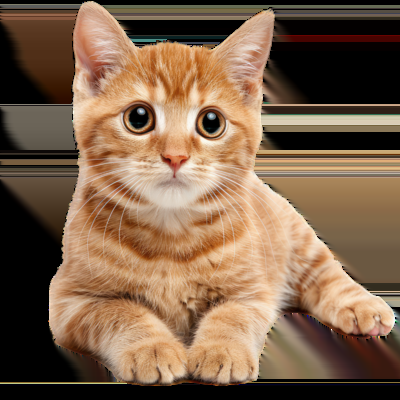
#> input picture cat.png, 400 x 400 px
$ jupyter execute morphological_operations.ipynb
#> lines starting #> are read from the running program, lines starting #| are printed output that depends on the picture; after the words box and inside, x2 and y2 are one past the last pixel; in counts of white or black regions, pixels touching at a corner belong together
[cell 1]
import sys

[cell 2]
import numpy as np
import cv2
import matplotlib.pyplot as plt

[cell 3]
# MORPHOLOGY - manipulations on binary (i.e. thresholded grayscale) images
img = cv2.imread("../cat.png", cv2.IMREAD_GRAYSCALE)
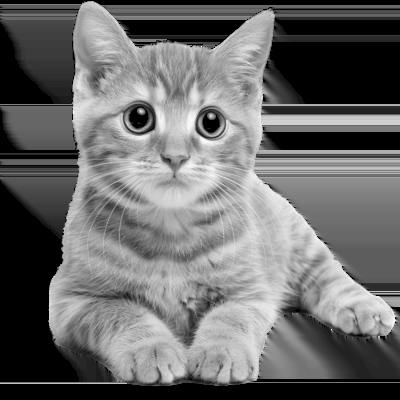
#> img: shape (400, 400); min 0, max 255, mean 107.2
threshold = 127
_, thresholded_img = cv2.threshold(img, threshold, 255, cv2.THRESH_BINARY)
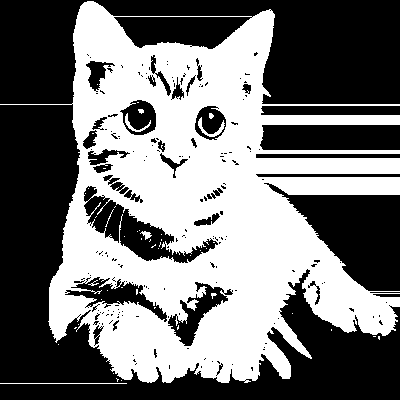
#> thresholded_img: shape (400, 400); 46.2% white; 50 white regions (41 under 20 px), largest, box (x1, y1, x2, y2) and area: (0, 1, 400, 383) 73230, (198, 117, 225, 137) 140, (0, 383, 127, 384) 127
plt.imshow(thresholded_img, cmap='gray')

[cell 4]
# 1. Erosion (each center pixel stays only if the structuring element completely lies in white pixels)
def erode(img, structuring_element=[[0,1,0],[1,1,1],[0,1,0]]):
    H, W = img.shape
#> H = 400; W = 400
    se_h, se_w = len(structuring_element), len(structuring_element[0])
    pad_h, pad_w = se_h // 2, se_w // 2

    # Pad the image to handle border pixels
    padded_img = np.pad(img, ((pad_h, pad_h), (pad_w, pad_w)), mode='constant', constant_values=0)
#> padded_img: shape (402, 402); 45.7% white; 50 white regions (41 under 20 px), largest, box (x1, y1, x2, y2) and area: (1, 2, 401, 384) 73230, (199, 118, 226, 138) 140, (1, 384, 128, 385) 127
    eroded_img = np.zeros_like(img)

    for i in range(H):
        for j in range(W):
            # Extract the region of interest
            roi = padded_img[i:i+se_h, j:j+se_w]
            # Apply erosion: check if structuring element fits completely
            if np.array_equal(roi & structuring_element, structuring_element):
                eroded_img[i, j] = 255  # Set pixel to white
            else:
                eroded_img[i, j] = 0  # Set pixel to black
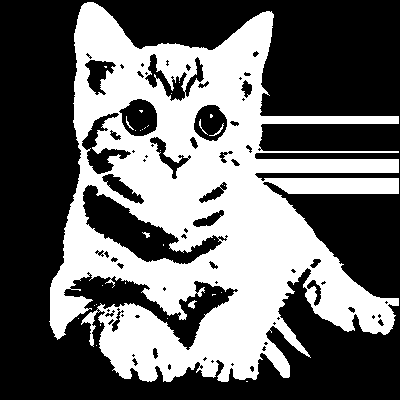
#> eroded_img: shape (400, 400); 41% white; 31 white regions (25 under 20 px), largest, box (x1, y1, x2, y2) and area: (49, 2, 399, 382) 65462, (188, 300, 197, 309) 41, (209, 123, 224, 136) 33, (199, 119, 208, 135) 26, (126, 116, 134, 130) 25, (142, 232, 150, 238) 24

    return eroded_img

# Apply erosion on the thresholded image
eroded_img = erode(thresholded_img)
plt.imshow(eroded_img, cmap='gray')

[cell 5]
# 2. Dilation (each center pixel stays only if the structuring element intersects a white pixel)
def dilate(img, structuring_element=[[0,1,0],[1,1,1],[0,1,0]]):
    H, W = img.shape
#> H = 400; W = 400
    se_h, se_w = len(structuring_element), len(structuring_element[0])
    pad_h, pad_w = se_h // 2, se_w // 2

    # Pad the image to handle border pixels
    padded_img = np.pad(img, ((pad_h, pad_h), (pad_w, pad_w)), mode='constant', constant_values=0)
    dilated_img = np.zeros_like(img)

    for i in range(H):
        for j in range(W):
            # Extract the region of interest
            roi = padded_img[i:i+se_h, j:j+se_w]
            # Apply dilation: check if structuring element intersects
            if np.any(roi & structuring_element):
                dilated_img[i, j] = 255  # Set pixel to white
            else:
                dilated_img[i, j] = 0  # Set pixel to black
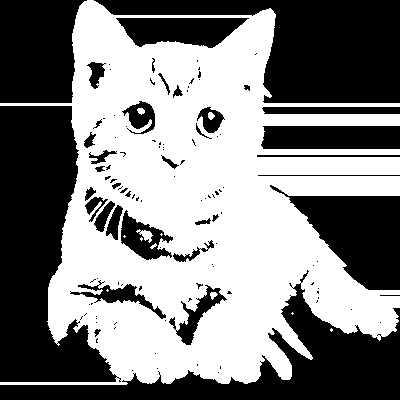
#> dilated_img: shape (400, 400); 51.2% white; 118 black regions (81 under 20 px), largest, box (x1, y1, x2, y2) and area: (0, 106, 121, 382) 19620, (94, 0, 400, 103) 15848, (0, 270, 400, 400) 14102

    return dilated_img

# Apply dilation on the thresholded image
dilated_img = dilate(thresholded_img)
plt.imshow(dilated_img, cmap='gray')

[cell 6]
# Opening removes noise but keeps the general shape by applying erosion then dilation
def opening(img, structuring_element=[[1,1,1],[1,1,1],[1,1,1]]):
    return dilate(erode(img, structuring_element), structuring_element)
#> after the loop in erode (call 2), `for i in range(H):`:
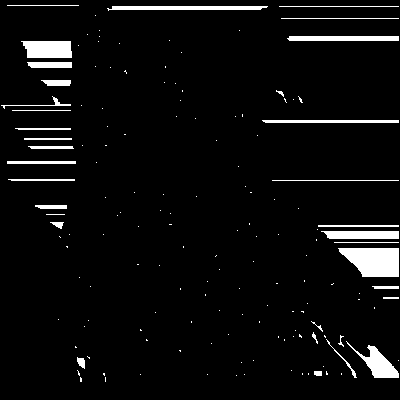
#> eroded_img: shape (400, 400); 4.9% white; 154 white regions (121 under 20 px), largest, box (x1, y1, x2, y2) and area: (338, 248, 399, 277) 1395, (21, 41, 72, 58) 783, (346, 341, 399, 378) 681
#> in dilate (call 2), `padded_img = np.pad(img, ((pad_h, pad_h), (pad_w, pad_w)), mode='const..`:
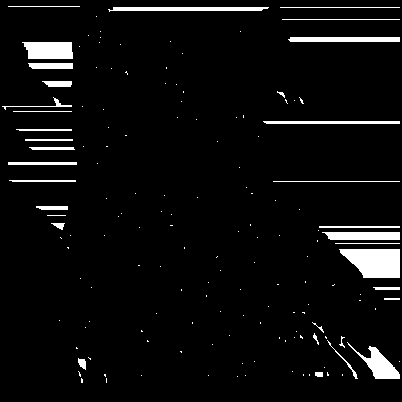
#> padded_img: shape (402, 402); 4.8% white; 154 white regions (121 under 20 px), largest, box (x1, y1, x2, y2) and area: (339, 249, 400, 278) 1395, (22, 42, 73, 59) 783, (347, 342, 400, 379) 681
#> after the loop in dilate (call 2), `for i in range(H):`:
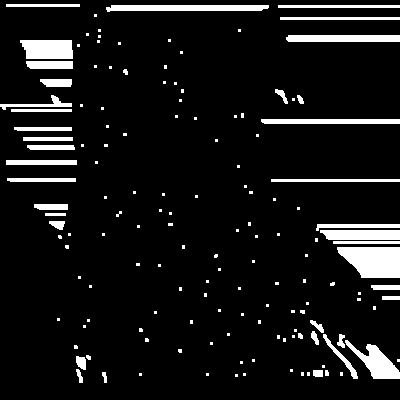
#> dilated_img: shape (400, 400); 8.4% white; 148 white regions (107 under 20 px), largest, box (x1, y1, x2, y2) and area: (337, 247, 400, 278) 1579, (106, 5, 269, 12) 955, (20, 40, 73, 59) 923

opening_img = opening(img)

# Closing closes small gaps or holes by applying dilation then erosion
def closing(img, structuring_element=[[1,1,1],[1,1,1],[1,1,1]]):
    return erode(dilate(img, structuring_element), structuring_element)
#> after the loop in dilate (call 3), `for i in range(H):`:
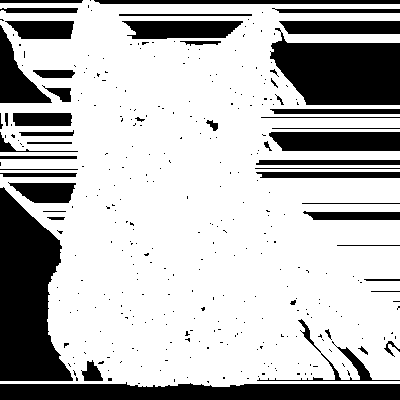
#> dilated_img: shape (400, 400); 73.1% white; 347 black regions (296 under 20 px), largest, box (x1, y1, x2, y2) and area: (0, 187, 73, 381) 9360, (270, 28, 400, 105) 7157, (0, 382, 400, 400) 6194
#> in erode (call 3), `padded_img = np.pad(img, ((pad_h, pad_h), (pad_w, pad_w)), mode='const..`:
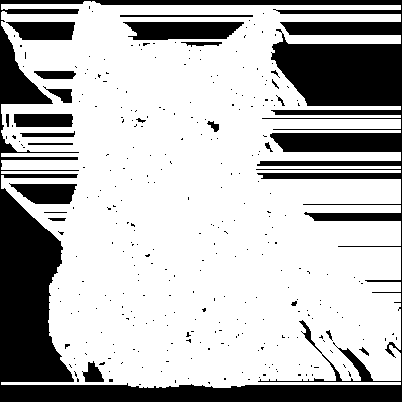
#> padded_img: shape (402, 402); 72.4% white; 315 black regions (291 under 20 px), largest, box (x1, y1, x2, y2) and area: (0, 0, 402, 402) 37494, (123, 22, 244, 40) 1807, (6, 22, 75, 40) 1046
#> after the loop in erode (call 3), `for i in range(H):`:
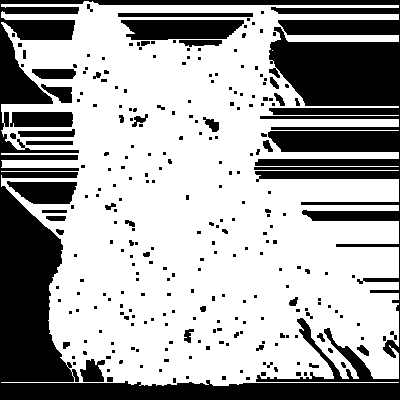
#> eroded_img: shape (400, 400); 65.6% white; 269 black regions (217 under 20 px), largest, box (x1, y1, x2, y2) and area: (0, 0, 400, 400) 44427, (121, 20, 244, 40) 2107, (7, 181, 77, 204) 1222
